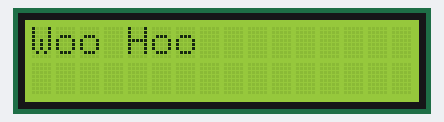
The sketch below on a simulated Arduino Uno, built with avr-gcc and run on an emulated ATmega328P. Shown: 16×2 character LCD. What the sketch prints to the serial monitor is not drawn.

Above: at 0.1 s.
At 13.1 s:
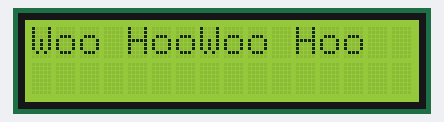
At 26.1 s:
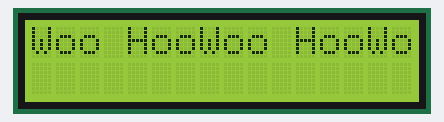
At 65.1 s:
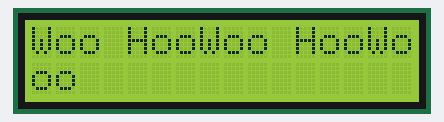
At 78.1 s:
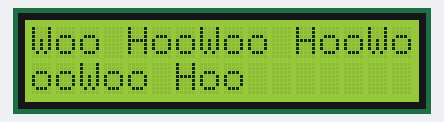
At 91.1 s:
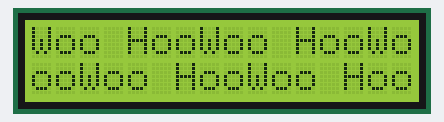

The sketch:

LED_Display.ino
```cpp
#include <LiquidCrystal.h>

LiquidCrystal lcd(12,11,5,4,3,2);

void setup() {
  // put your setup code here, to run once:
  Serial.begin(9600);
  lcd.begin(16,2);
  lcd.clear();
}

void loop() {
  // put your main code here, to run repeatedly:
  lcd.print("Woo Hoo");
  Serial.println("Woo Hoo");
  delay(10000);
  lcd.noDisplay();
  lcd.display();
  delay(3000);
}
```

Measured:
- what the display in image 1 shows lasts 13.0 s, from 13.1 s to 26.1 s
- what the display in image 2 shows lasts 39.0 s, from 26.1 s to 65.1 s
